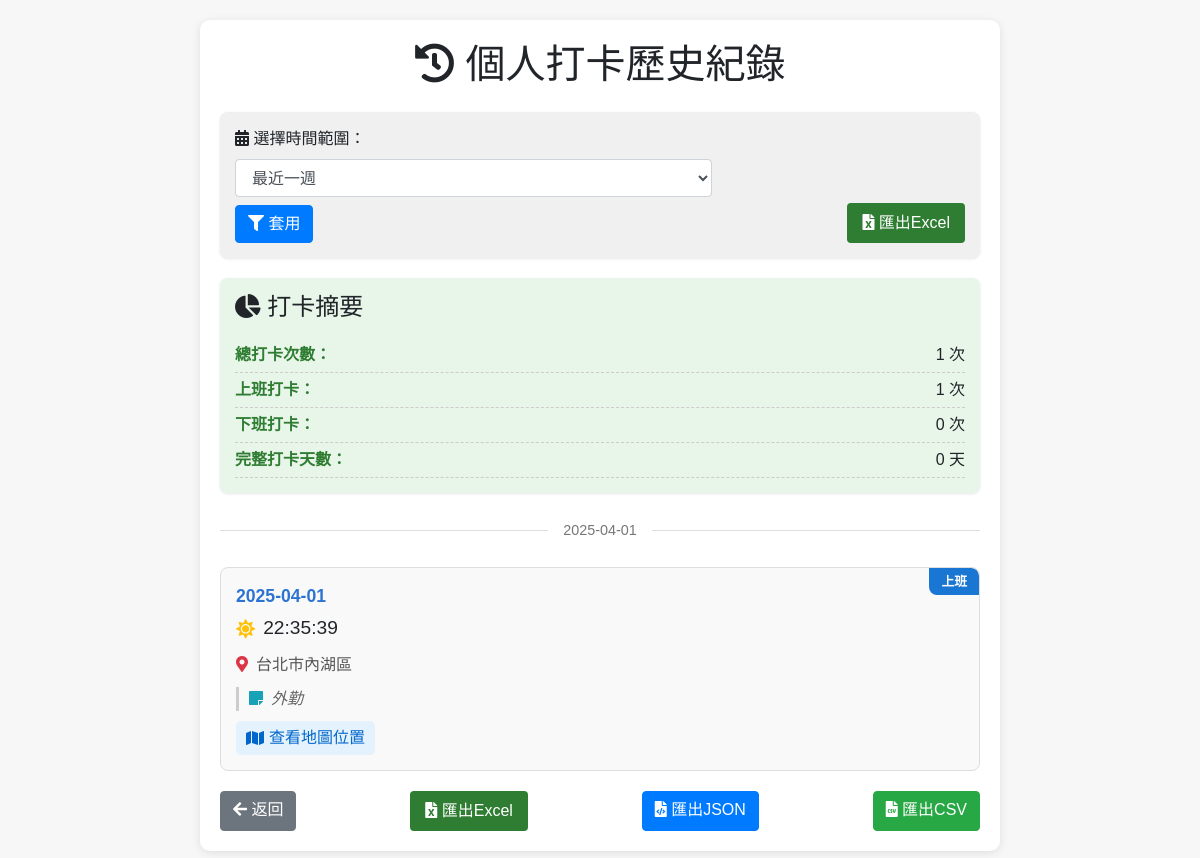
Screenshot of /personal-history?userId=U456 with the database file from the repository.
### tables this page shows
CREATE TABLE checkin_records (
                    id INTEGER PRIMARY KEY AUTOINCREMENT,
                    user_id TEXT NOT NULL,
                    name TEXT NOT NULL,
                    location TEXT,
                    note TEXT,
                    latitude REAL,
                    longitude REAL,
                    date TEXT NOT NULL,
                    time TEXT NOT NULL,
                    checkin_type TEXT DEFAULT '上班'
                );

### routes/history.py (the view)
@history_bp.route('/personal-history')
def personal_history():
    user_id = request.args.get('userId')
    if not user_id:
        return "請從 LINE 應用程式訪問此頁面", 400
    days_filter = request.args.get('dateRange', '7')
    conn = sqlite3.connect(Config.DB_PATH)
    conn.row_factory = sqlite3.Row
    c = conn.cursor()
    if days_filter == 'all':
        c.execute('''
            SELECT * FROM checkin_records
            WHERE user_id = ?
            ORDER BY date DESC, time DESC
        ''', (user_id,))
    else:
        days = int(days_filter)
        now = get_current_time()
        date_limit = (now - timedelta(days=days)).strftime('%Y-%m-%d')
        c.execute('''
            SELECT * FROM checkin_records
            WHERE user_id = ? AND date >= ?
            ORDER BY date DESC, time DESC
        ''', (user_id, date_limit))
    results = c.fetchall()
    conn.close()
    records = []
    for row in results:
        record = dict(row)
        if row['latitude'] and row['longitude']:
            record['coordinates'] = {
                'latitude': row['latitude'],
                'longitude': row['longitude']
            }
        records.append(record)
    has_map_records = any(record.get('coordinates') for record in records)
    return render_template('personal_history.html',
                          records=records,
                          days=days_filter,
                          has_map_records=has_map_records,
                          google_maps_api_key=Config.GOOGLE_MAPS_API_KEY)

### utils/timezone.py (called while the page is built)
def get_timezone():
    return pytz.timezone(Config.TIMEZONE if hasattr(Config, 'TIMEZONE') else 'Asia/Taipei')

def get_current_time():
    timezone = get_timezone()
    utc_now = datetime.now(pytz.utc)
    return utc_now.astimezone(timezone)

### templates/personal_history.html (shortened to what this page needs)
<!DOCTYPE html>
<html>
<head>
    <link rel="stylesheet" href="https://stackpath.bootstrapcdn.com/bootstrap/4.5.2/css/bootstrap.min.css">
    <link rel="stylesheet" href="https://cdnjs.cloudflare.com/ajax/libs/font-awesome/5.15.3/css/all.min.css">
</head>
<body>
    <div class="container">
        <h1 class="text-center mb-4">
            <i class="fas fa-history"></i> 個人打卡歷史紀錄
        </h1>
        <div class="filter-section">
            <div class="row">
                <div class="col-md-8">
                    <form id="filterForm">
                        <div class="form-group mb-0">
                            <label for="dateRange">
                                <i class="fas fa-calendar-alt"></i> 選擇時間範圍：
                            </label>
                            <select id="dateRange" name="dateRange" class="form-control">
                                <option value="7" {% if days == "7" %}selected{% endif %}>最近一週</option>
                            </select>
                            <button type="submit" class="btn btn-primary mt-2">
                                <i class="fas fa-filter"></i> 套用
                            </button>
                        </div>
                    </form>
                </div>
                <div class="col-md-4 d-flex align-items-end justify-content-end">
                    <a href="/export/checkin-records?userId={{ request.args.get('userId') }}&dateRange={{ days }}" class="btn excel-btn mt-2">
                        <i class="fas fa-file-excel"></i> 匯出Excel
                    </a>
                </div>
            </div>
        </div>
        {% if records %}
            <div class="summary-section">
                <h4 class="mb-3">
                    <i class="fas fa-chart-pie"></i> 打卡摘要
                </h4>
                <div class="summary-item">
                    <span class="summary-label">總打卡次數：</span>
                    <span>{{ records|length }} 次</span>
                </div>
                <div class="summary-item">
                    <span class="summary-label">上班打卡：</span>
                    <span>{{ records|selectattr('checkin_type', 'equalto', '上班')|list|length }} 次</span>
                </div>
                <div class="summary-item">
                    <span class="summary-label">下班打卡：</span>
                    <span>{{ records|selectattr('checkin_type', 'equalto', '下班')|list|length }} 次</span>
                </div>
                {% set work_days = {} %}
                {% set complete_days = 0 %}
                {% for date, times in work_days.items() %}
                    {% if times['上班'] and times['下班'] %}
                        {% set complete_days = complete_days + 1 %}
                    {% endif %}
                {% endfor %}
                <div class="summary-item">
                    <span class="summary-label">完整打卡天數：</span>
                    <span>{{ complete_days }} 天</span>
                </div>
            </div>
            <div class="records-list">
                {% set current_date = '' %}
                {% for record in records %}
                    {% if record.date != current_date %}
                        {% set current_date = record.date %}
                        <div class="day-separator">
                            <span>{{ record.date }}</span>
                        </div>
                    {% endif %}
                    <div class="record-card">
                        <div class="checkin-badge {% if record.checkin_type == '上班' %}checkin-in{% else %}checkin-out{% endif %}">
                            {{ record.checkin_type }}
                        </div>
                        <div class="record-date">{{ record.date }}</div>
                        <div class="record-time">
                            <i class="fas {% if record.checkin_type == '上班' %}fa-sun text-warning{% else %}fa-moon text-primary{% endif %}"></i>
                            {{ record.time }}
                        </div>
                        <div class="record-location">
                            <i class="fas fa-map-marker-alt text-danger"></i>
                            <div>{{ record.location }}</div>
                        </div>
                        {% if record.note %}
                        <div class="record-note">
                            <i class="fas fa-sticky-note text-info"></i>
                            <div>{{ record.note }}</div>
                        </div>
                        {% endif %}
                        {% if record.coordinates and record.coordinates.latitude and record.coordinates.longitude %}
                        <div class="map-link">
                            <a href="https://www.google.com/maps?q={{ record.coordinates.latitude }},{{ record.coordinates.longitude }}" target="_blank">
                                <i class="fas fa-map"></i> 查看地圖位置
                            </a>
                        </div>
                        {% endif %}
                    </div>
                {% endfor %}
            </div>
        {% else %}
            <div class="no-records">
                <i class="fas fa-exclamation-circle fa-2x mb-3 text-muted"></i>
                <p>目前沒有打卡紀錄</p>
            </div>
        {% endif %}
<div class="action-buttons">
    <a href="javascript:history.back()" class="btn btn-secondary">
        <i class="fas fa-arrow-left"></i> 返回
    </a>
    {% if records %}
    <a href="/export/checkin-records?userId={{ request.args.get('userId') }}&dateRange={{ days }}" class="excel-btn">
        <i class="fas fa-file-excel"></i> 匯出Excel
    </a>
    <a href="/export-text?userId={{ request.args.get('userId') }}&dateRange={{ days }}&format=json" class="btn btn-primary">
        <i class="fas fa-file-code"></i> 匯出JSON
    </a>
    <a href="/export-text?userId={{ request.args.get('userId') }}&dateRange={{ days }}&format=csv" class="btn btn-success">
        <i class="fas fa-file-csv"></i> 匯出CSV
    </a>
    {% endif %}
</div>
    </div>
</body>
</html>

### templates/personal_history.html (style rules this page uses)
body { padding: 20px; background-color: #f7f7f7; font-family: Arial, sans-serif; }
.container { max-width: 800px; margin: 0 auto; background-color: white; border-radius: 10px; padding: 20px; box-shadow: 0 2px 10px rgba(0,0,0,0.1); }
.record-card { border: 1px solid #ddd; border-radius: 8px; padding: 15px; margin-bottom: 15px; background-color: #f9f9f9; position: relative; overflow: hidden; }
.checkin-badge { position: absolute; top: 0; right: 0; padding: 4px 12px; border-radius: 0 8px 0 8px; font-weight: bold; font-size: 0.8em; color: white; }
.checkin-in { background-color: #1976d2; }
.record-date { font-weight: bold; color: #2c73d2; margin-bottom: 5px; font-size: 1.1em; }
.record-time { font-size: 1.2em; margin-bottom: 10px; display: flex; align-items: center; }
.record-time i { margin-right: 8px; }
.record-location { color: #555; margin-bottom: 5px; display: flex; align-items: flex-start; }
.record-location i { margin-right: 8px; margin-top: 3px; }
.record-note { font-style: italic; color: #666; border-left: 3px solid #ccc; padding-left: 10px; margin-top: 10px; display: flex; align-items: flex-start; }
.record-note i { margin-right: 8px; margin-top: 3px; }
.filter-section { margin-bottom: 20px; padding: 15px; background-color: #f0f0f0; border-radius: 8px; box-shadow: 0 1px 3px rgba(0,0,0,0.1); }
.map-link { margin-top: 10px; }
.map-link a { color: #0066cc; text-decoration: none; display: inline-flex; align-items: center; background-color: #e3f2fd; padding: 5px 10px; border-radius: 5px; transition: background-color 0.2s; }
.map-link i { margin-right: 5px; }
.summary-section { background-color: #e8f5e9; padding: 15px; border-radius: 8px; margin-bottom: 20px; box-shadow: 0 1px 3px rgba(0,0,0,0.1); }
.summary-item { display: flex; justify-content: space-between; padding: 5px 0; border-bottom: 1px dashed #ccc; }
.summary-label { font-weight: bold; color: #2e7d32; }
.day-separator { text-align: center; position: relative; margin: 25px 0; }
.day-separator:before { content: ''; position: absolute; top: 50%; left: 0; right: 0; height: 1px; background-color: #ddd; z-index: 1; }
.day-separator span { background: white; padding: 0 15px; position: relative; z-index: 2; color: #777; font-size: 0.9em; }
.action-buttons { display: flex; justify-content: space-between; margin-top: 20px; }
.excel-btn { background-color: #2e7d32; color: white; border: none; padding: 8px 15px; border-radius: 4px; transition: background-color 0.3s; }

### rows the page displays
checkin_records: date "2025-04-01", checkin_type "上班", time "22:35:39", location "台北市內湖區", note "外勤"

### other values shown
{{ records|length }} "1"
{{ records|selectattr('checkin_type', 'equalto', '上班')|list|length }} "1"
{{ records|selectattr('checkin_type', 'equalto', '下班')|list|length }} "0"
{{ complete_days }} "0"
